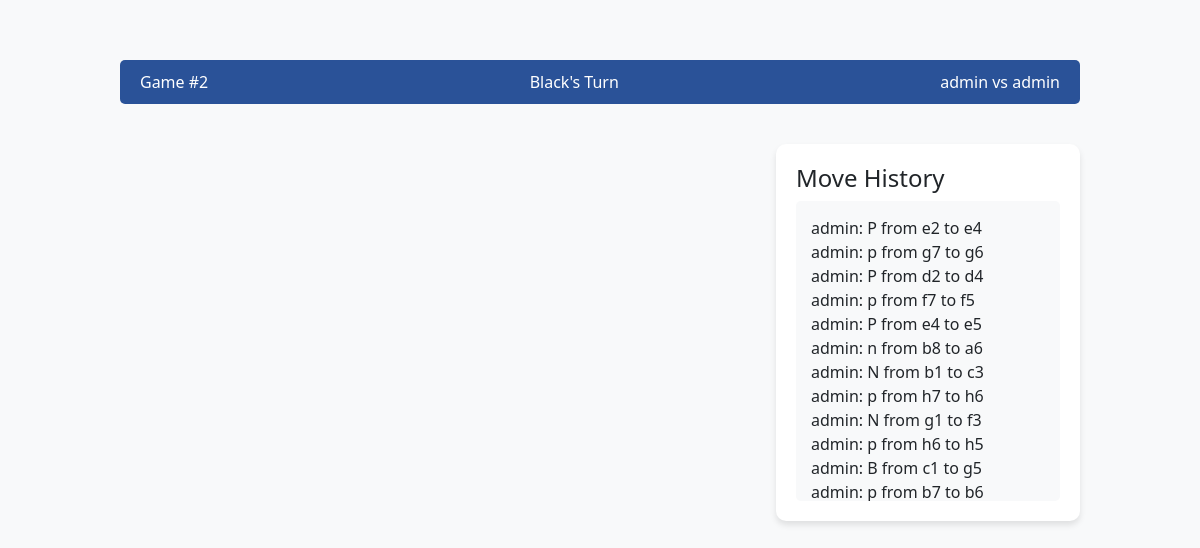
Screenshot of /game/2/ (signed in) with the database file from the repository.
### game/models.py (models this page shows, shortened)
class Game(models.Model):
    white_player = models.ForeignKey(User, related_name='white_games', on_delete=models.CASCADE)
    black_player = models.ForeignKey(User, related_name='black_games', on_delete=models.CASCADE)
    created_at = models.DateTimeField(auto_now_add=True)
    game_state = models.TextField(default='rnbqkbnr/pppppppp/8/8/8/8/PPPPPPPP/RNBQKBNR')
    current_turn = models.CharField(max_length=5, default='white')
    is_finished = models.BooleanField(default=False)
    winner = models.ForeignKey(User, related_name='won_games', null=True, blank=True, on_delete=models.SET_NULL)
    is_bot_game = models.BooleanField(default=False)

class Move(models.Model):
    game = models.ForeignKey(Game, related_name='moves', on_delete=models.CASCADE)
    player = models.ForeignKey(User, related_name='moves', on_delete=models.CASCADE)
    from_square = models.CharField(max_length=2)
    to_square = models.CharField(max_length=2)
    piece = models.CharField(max_length=10)
    timestamp = models.DateTimeField(auto_now_add=True)

### game/views.py (the view)
# urls.py: path('game/<int:game_id>/', views.play_game, name='play_game'),
@login_required
def play_game(request, game_id):
    game = get_object_or_404(Game, id=game_id)
    context = {
        'game': game,
        'is_player_turn': (
            (game.current_turn == 'white' and request.user == game.white_player) or
            (game.current_turn == 'black' and not game.is_bot_game)
        )
    }
    return render(request, 'game/play.html', context)

### game/templates/game/play.html (shortened to what this page needs)
<!DOCTYPE html>
<html lang="en">
<head>
    <link href="https://cdn.jsdelivr.net/npm/bootstrap@5.3.0/dist/css/bootstrap.min.css" rel="stylesheet">
    <link href="https://cdnjs.cloudflare.com/ajax/libs/chessboard-js/1.0.0/chessboard-1.0.0.min.css" rel="stylesheet">
</head>
<body class="bg-light">
    <div class="game-container">
        <div class="status-bar">
            <div class="d-flex justify-content-between align-items-center">
                <span>Game #{{ game.id }}</span>
                <span>{{ game.current_turn|title }}'s Turn</span>
                <span>{{ game.white_player.username }} vs {{ game.black_player.username }}</span>
            </div>
        </div>
        <div class="row">
            <div class="col-md-8">
            </div>
            <div class="col-md-4">
                <div class="game-info">
                    <h4>Move History</h4>
                    <div class="move-list" id="moveList">
                        {% for move in game.moves.all %}
                        <div class="move-item">
                            {{ move.player.username }}: {{ move.piece }} from {{ move.from_square }} to {{ move.to_square }}
                        </div>
                        {% endfor %}
                    </div>
                </div>
            </div>
        </div>
    </div>
</body>
</html>

### game/templates/game/play.html (style rules this page uses)
.game-container { max-width: 1000px; margin: 40px auto; padding: 20px; }
.game-info { background: white; border-radius: 10px; padding: 20px; margin: 20px 0; box-shadow: 0 4px 6px rgba(0, 0, 0, 0.1); }
.move-list { height: 300px; overflow-y: auto; padding: 15px; background: #f8f9fa; border-radius: 5px; }
.status-bar { background: #2a5298; color: white; padding: 10px 20px; border-radius: 5px; margin-bottom: 20px; }

### rows the page displays
Game: id "2", current_turn "Black", white_player.username "admin", black_player.username "admin"
Move: player.username "admin", piece "P", from_square "e2", to_square "e4"
Move: player.username "admin", piece "p", from_square "g7", to_square "g6"
Move: player.username "admin", piece "P", from_square "d2", to_square "d4"
Move: player.username "admin", piece "p", from_square "f7", to_square "f5"
Move: player.username "admin", piece "P", from_square "e4", to_square "e5"
Move: player.username "admin", piece "n", from_square "b8", to_square "a6"
Move: player.username "admin", piece "N", from_square "b1", to_square "c3"
Move: player.username "admin", piece "p", from_square "h7", to_square "h6"
Move: player.username "admin", piece "N", from_square "g1", to_square "f3"
Move: player.username "admin", piece "p", from_square "h6", to_square "h5"
Move: player.username "admin", piece "B", from_square "c1", to_square "g5"
Move: player.username "admin", piece "p", from_square "b7", to_square "b6"
